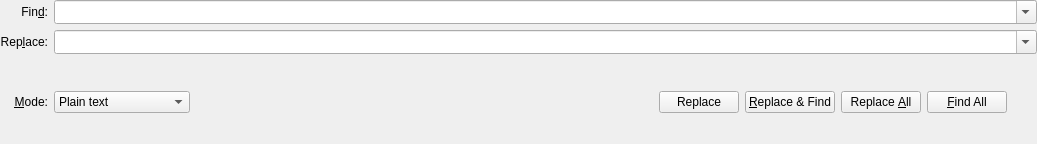
<?xml version="1.0" encoding="UTF-8"?>
<ui version="4.0">
 <author>Sebastian Pipping</author>
 <class>PowerSearchBar</class>
 <widget class="QWidget" name="PowerSearchBar">
  <property name="geometry">
   <rect>
    <x>0</x>
    <y>0</y>
    <width>1037</width>
    <height>144</height>
   </rect>
  </property>
  <property name="sizePolicy">
   <sizepolicy hsizetype="Expanding" vsizetype="Minimum">
    <horstretch>0</horstretch>
    <verstretch>0</verstretch>
   </sizepolicy>
  </property>
  <layout class="QHBoxLayout" name="horizontalLayout_2">
   <property name="leftMargin">
    <number>0</number>
   </property>
   <property name="topMargin">
    <number>0</number>
   </property>
   <property name="rightMargin">
    <number>0</number>
   </property>
   <property name="bottomMargin">
    <number>0</number>
   </property>
   <item>
    <layout class="QGridLayout" name="gridLayout">
     <property name="leftMargin">
      <number>0</number>
     </property>
     <property name="topMargin">
      <number>0</number>
     </property>
     <property name="rightMargin">
      <number>0</number>
     </property>
     <property name="bottomMargin">
      <number>0</number>
     </property>
     <item row="0" column="0">
      <widget class="QLabel" name="label">
       <property name="text">
        <string>Fin&amp;d:</string>
       </property>
       <property name="alignment">
        <set>Qt::AlignRight|Qt::AlignTrailing|Qt::AlignVCenter</set>
       </property>
       <property name="buddy">
        <cstring>pattern</cstring>
       </property>
      </widget>
     </item>
     <item row="1" column="0">
      <widget class="QLabel" name="label_3">
       <property name="text">
        <string>Rep&amp;lace:</string>
       </property>
       <property name="alignment">
        <set>Qt::AlignRight|Qt::AlignTrailing|Qt::AlignVCenter</set>
       </property>
       <property name="buddy">
        <cstring>replacement</cstring>
       </property>
      </widget>
     </item>
     <item row="2" column="0">
      <widget class="QLabel" name="label_2">
       <property name="text">
        <string>&amp;Mode:</string>
       </property>
       <property name="alignment">
        <set>Qt::AlignRight|Qt::AlignTrailing|Qt::AlignVCenter</set>
       </property>
       <property name="buddy">
        <cstring>searchMode</cstring>
       </property>
      </widget>
     </item>
     <item row="2" column="1">
      <layout class="QHBoxLayout" name="horizontalLayout" stretch="0,0,0,1,0,0,0,0,0">
       <property name="spacing">
        <number>6</number>
       </property>
       <property name="rightMargin">
        <number>0</number>
       </property>
       <item>
        <widget class="QComboBox" name="searchMode">
         <property name="sizePolicy">
          <sizepolicy hsizetype="Minimum" vsizetype="Fixed">
           <horstretch>0</horstretch>
           <verstretch>0</verstretch>
          </sizepolicy>
         </property>
         <property name="toolTip">
          <string>Search mode</string>
         </property>
         <property name="maxVisibleItems">
          <number>4</number>
         </property>
         <property name="frame">
          <bool>true</bool>
         </property>
         <item>
          <property name="text">
           <string>Plain text</string>
          </property>
         </item>
         <item>
          <property name="text">
           <string>Whole words</string>
          </property>
         </item>
         <item>
          <property name="text">
           <string>Escape sequences</string>
          </property>
         </item>
         <item>
          <property name="text">
           <string>Regular expression</string>
          </property>
         </item>
        </widget>
       </item>
       <item>
        <widget class="QToolButton" name="matchCase">
         <property name="toolTip">
          <string>Match case sensitive</string>
         </property>
         <property name="icon">
          <iconset theme="format-text-superscript">
           <normaloff>.</normaloff>.</iconset>
         </property>
         <property name="checkable">
          <bool>true</bool>
         </property>
         <property name="autoRaise">
          <bool>true</bool>
         </property>
        </widget>
       </item>
       <item>
        <widget class="QToolButton" name="selectionOnly">
         <property name="toolTip">
          <string>Search in the selection only</string>
         </property>
         <property name="icon">
          <iconset theme="edit-select-all">
           <normaloff>.</normaloff>.</iconset>
         </property>
         <property name="checkable">
          <bool>true</bool>
         </property>
         <property name="autoRaise">
          <bool>true</bool>
         </property>
        </widget>
       </item>
       <item>
        <spacer name="horizontalSpacer">
         <property name="orientation">
          <enum>Qt::Horizontal</enum>
         </property>
         <property name="sizeHint" stdset="0">
          <size>
           <width>0</width>
           <height>20</height>
          </size>
         </property>
        </spacer>
       </item>
       <item>
        <widget class="QToolButton" name="findNext">
         <property name="toolTip">
          <string>Jump to next match</string>
         </property>
         <property name="icon">
          <iconset theme="go-down-search">
           <normaloff>.</normaloff>.</iconset>
         </property>
         <property name="autoRaise">
          <bool>true</bool>
         </property>
        </widget>
       </item>
       <item>
        <widget class="QToolButton" name="findPrev">
         <property name="toolTip">
          <string>Jump to previous match</string>
         </property>
         <property name="icon">
          <iconset theme="go-up-search">
           <normaloff>.</normaloff>.</iconset>
         </property>
         <property name="autoRaise">
          <bool>true</bool>
         </property>
        </widget>
       </item>
       <item>
        <widget class="QPushButton" name="replaceOnly">
         <property name="toolTip">
          <string>Replace currently selected match only</string>
         </property>
         <property name="text">
          <string>Replace</string>
         </property>
        </widget>
       </item>
       <item>
        <widget class="QPushButton" name="replaceNext">
         <property name="toolTip">
          <string>Replace selected match &amp; find the next one</string>
         </property>
         <property name="text">
          <string>&amp;Replace &amp;&amp; Find</string>
         </property>
        </widget>
       </item>
       <item>
        <widget class="QStackedWidget" name="searchCancelStacked">
         <property name="currentIndex">
          <number>0</number>
         </property>
         <widget class="QWidget" name="searchPage">
          <layout class="QHBoxLayout" name="horizontalLayout_3">
           <property name="leftMargin">
            <number>0</number>
           </property>
           <property name="topMargin">
            <number>0</number>
           </property>
           <property name="rightMargin">
            <number>0</number>
           </property>
           <property name="bottomMargin">
            <number>0</number>
           </property>
           <item>
            <widget class="QPushButton" name="replaceAll">
             <property name="toolTip">
              <string>Replace all matches</string>
             </property>
             <property name="text">
              <string>Replace &amp;All</string>
             </property>
            </widget>
           </item>
           <item>
            <widget class="QPushButton" name="findAll">
             <property name="text">
              <string>&amp;Find All</string>
             </property>
            </widget>
           </item>
          </layout>
         </widget>
         <widget class="QWidget" name="cancelPage">
          <layout class="QHBoxLayout" name="horizontalLayout_4">
           <property name="leftMargin">
            <number>0</number>
           </property>
           <property name="topMargin">
            <number>0</number>
           </property>
           <property name="rightMargin">
            <number>0</number>
           </property>
           <property name="bottomMargin">
            <number>0</number>
           </property>
           <item>
            <widget class="QPushButton" name="cancel">
             <property name="text">
              <string>Cancel</string>
             </property>
            </widget>
           </item>
          </layout>
         </widget>
        </widget>
       </item>
       <item>
        <widget class="QToolButton" name="mutate">
         <property name="toolTip">
          <string>Switch to incremental search bar</string>
         </property>
         <property name="text">
          <string/>
         </property>
         <property name="icon">
          <iconset theme="games-config-options"/>
         </property>
         <property name="checkable">
          <bool>true</bool>
         </property>
         <property name="autoRaise">
          <bool>true</bool>
         </property>
        </widget>
       </item>
      </layout>
     </item>
     <item row="0" column="1">
      <widget class="QComboBox" name="pattern">
       <property name="sizePolicy">
        <sizepolicy hsizetype="MinimumExpanding" vsizetype="Fixed">
         <horstretch>9</horstretch>
         <verstretch>0</verstretch>
        </sizepolicy>
       </property>
       <property name="focusPolicy">
        <enum>Qt::StrongFocus</enum>
       </property>
       <property name="toolTip">
        <string>Text to search for</string>
       </property>
       <property name="editable">
        <bool>true</bool>
       </property>
       <property name="sizeAdjustPolicy">
        <enum>QComboBox::AdjustToMinimumContentsLengthWithIcon</enum>
       </property>
      </widget>
     </item>
     <item row="1" column="1">
      <widget class="QComboBox" name="replacement">
       <property name="sizePolicy">
        <sizepolicy hsizetype="MinimumExpanding" vsizetype="Fixed">
         <horstretch>9</horstretch>
         <verstretch>0</verstretch>
        </sizepolicy>
       </property>
       <property name="toolTip">
        <string>Text to replace with</string>
       </property>
       <property name="editable">
        <bool>true</bool>
       </property>
       <property name="sizeAdjustPolicy">
        <enum>QComboBox::AdjustToMinimumContentsLengthWithIcon</enum>
       </property>
      </widget>
     </item>
    </layout>
   </item>
  </layout>
 </widget>
 <tabstops>
  <tabstop>pattern</tabstop>
  <tabstop>replacement</tabstop>
  <tabstop>searchMode</tabstop>
 </tabstops>
 <resources/>
 <connections/>
</ui>
